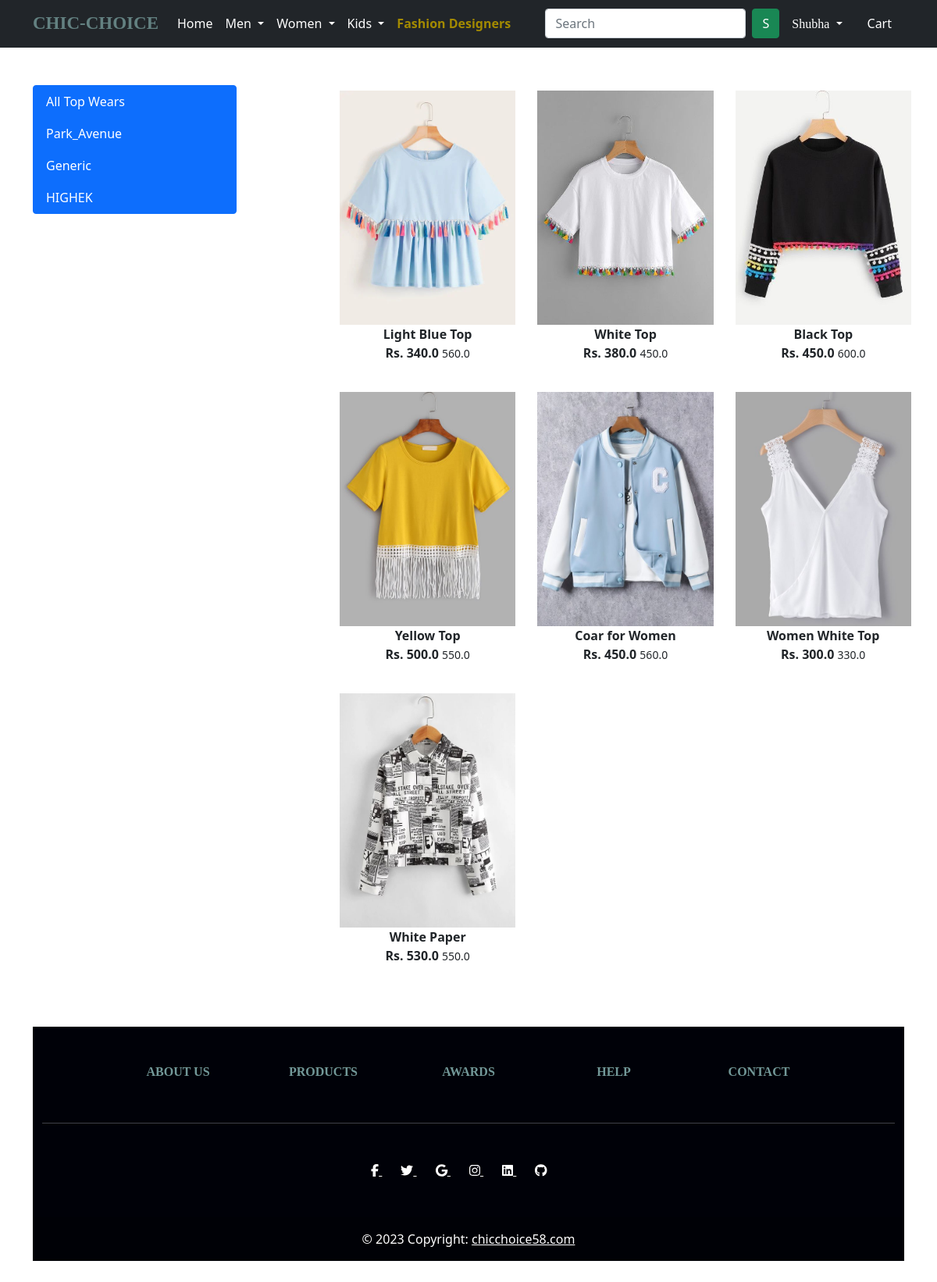
/topwear/ (signed in), run on the app's committed database.
### app/models.py (models this page shows, shortened)
class Product(models.Model):
    title = models.CharField(max_length=100)
    selling_price = models.FloatField()
    discounted_price = models.FloatField()
    description = models.TextField()
    brand = models.CharField(max_length=100)
    category = models.CharField(choices=CATEGORY_CHOICES,max_length=4)
    product_image = models.ImageField(upload_to="productimg")

### app/views.py (the view)
# urls.py: path('topwear/', views.topwear, name='topwear'),
@login_required
def topwear(request, data=None):
    if data == None:
        topwear = Product.objects.filter(category="TW")
    elif data == "Park_Avenue" or data == "Generic" or data == "HIGHEK" :
        topwear = Product.objects.filter(category="TW").filter(brand=data)
    return render(request, 'app/topwear.html',{"topwear":topwear})

### app/templates/app/topwear.html (shortened to what this page needs)
{% extends 'app/base.html' %}
{% load static %}
{% block main-content %}
<div class="container my-5">
 <div class="row">
  <div class="col-sm-3">
    <div class="list-group">
      <a href="{% url 'topwear' %}" class="list-group-item list-group-item-action active" aria-current="true">
        All Top Wears
      </a>
      <a href="{% url 'topweardata' 'Park_Avenue' %}" class="list-group-item list-group-item-action active" aria-current="true">
          Park_Avenue
        </a>
        <a href="{% url 'topweardata' 'Generic' %}" class="list-group-item list-group-item-action active" aria-current="true">
          Generic
        </a>
        <a href="{% url 'topweardata' 'HIGHEK' %}" class="list-group-item list-group-item-action active" aria-current="true">
          HIGHEK
        </a>
    </div>
  </div>
  <div class="col-sm-8 offset-sm-1">
    <div class="row">
      {% for product in topwear  %}
          <div class="col-sm-4 text-center mb-4">
              <a href="{% url 'product-detail' product.id %}" class="btn">
                  <div class="item">
                      <img src="{{ product.product_image.url }}" alt="" height="300" class="">
                      <div class="fw-bold"> {{product.title}} </div>
                      <div class="fw-bold"> Rs. {{product.discounted_price}}
                          <small class="fw-light text-decoration-line-trough"> {{ product.selling_price }} </small>
                      </div>
                  </div>
              </a>
          </div>
      {% endfor %}
     </div>
  </div>
 </div>
</div>
{% endblock main-content %}

### app/templates/app/base.html (shortened to what this page needs)
<!doctype html>
{% load static %}
<html lang="en">
  <head>
    <link href="https://cdn.jsdelivr.net/npm/bootstrap@5.0.0-beta1/dist/css/bootstrap.min.css" rel="stylesheet">
    <link rel="stylesheet" href="{% static 'app/css/owl.carousel.min.css' %}">
    <link rel="stylesheet" href="{% static 'app/css/all.min.css' %}">
    <link rel="stylesheet" href="{% static 'app/css/style.css' %}">
    <link rel="stylesheet" href="{% static 'app/css/designer_login.css' %}">
  </head>
  <body>
    <nav class="navbar navbar-expand-lg navbar-dark bg-dark">
     <div class="container">
       <a class="navbar-brand" href="/"><b style="font-weight: 1300;color: rgb(99, 129, 129); font-family:Cursive;font-size: 23px;">CHIC-CHOICE</b></a>
       <div class="collapse navbar-collapse" id="navbarSupportedContent">
         <ul class="navbar-nav me-auto mb-2 mb-lg-0">
           <li class="nav-item">
             <a class="nav-link active" aria-current="page" href="/">Home</a>
           </li>
           <li class="nav-item dropdown">
             <a class="nav-link dropdown-toggle text-white" href="#" id="electronicsDropdown" role="button" data-bs-toggle="dropdown" aria-expanded="false">
               Men
             </a>
           </li>
           <li class="nav-item dropdown">
             <a class="nav-link dropdown-toggle text-white" href="#" id="fashionDropdown" role="button" data-bs-toggle="dropdown" aria-expanded="false">
              Women
             </a>
           </li>
           <li class="nav-item dropdown">
            <a class="nav-link dropdown-toggle text-white" href="#" id="fashionDropdown" role="button" data-bs-toggle="dropdown" aria-expanded="false">
            Kids
            </a>
          </li>
          <li class="nav-item">
             <a style="color: #A38A00; font-weight: 700;" class="nav-link active" aria-current="page" href="{% url 'designers' %}">Fashion Designers</a>
           </li>
         </ul>
         <form class="d-flex" action="{% url 'search' %}" method="GET">
          <input class="form-control me-2" type="search" name="query" placeholder="Search" aria-label="Search">
          <button class="btn btn-success" type="submit" style="font-weight: 500;">S</button>
      </form>
         <div>
          <ul class="navbar-nav me-auto mb-2 mb-lg-0">
            {%  if request.user.is_authenticated %}
           <li class="nav-item dropdown mx-2">
              <a class="nav-link dropdown-toggle text-white" href="#" id="profileDropdown" role="button" data-bs-toggle="dropdown" aria-expanded="false">
                <span style="font-family:cursive;" class="text">{{ request.user.username|capfirst }}</span>
              </a>
                </li>
                <li class="nav-item mx-2">
                <a href="{% url 'showcart' %}" class="nav-link text-white"> Cart </a>
                </li>
            {% endif %}
          </ul>
         </div>
       </div>
     </div>
    </nav>
    {% block main-content %} {% endblock main-content %}
<div class="container my-5">
  <footer class="text-center text-white" style="background-color: #000108">
    <div class="container">
      <section class="mt-5">
        <div class="row text-center d-flex justify-content-center pt-5">
          <div class="col-md-2">
            <h6 class="text-uppercase font-weight-bold">
              <a style="font-family:cursive; color: rgb(114, 152, 152); font-weight: 800; text-decoration: none;" href="{% url 'about' %}" >About us</a>
            </h6>
          </div>
          <div class="col-md-2">
            <h6 class="text-uppercase font-weight-bold">
              <a style="font-family:cursive; color: rgb(114, 152, 152); font-weight: 800; text-decoration: none;" href="{% url 'home' %}" >Products</a>
            </h6>
          </div>
          <div class="col-md-2">
            <h6 class="text-uppercase font-weight-bold">
              <a style="font-family:cursive; color: rgb(114, 152, 152); font-weight: 800; text-decoration: none;" href="#!" >Awards</a>
            </h6>
          </div>
          <div class="col-md-2">
            <h6 class="text-uppercase font-weight-bold">
              <a style="font-family:cursive; color: rgb(114, 152, 152); font-weight: 800; text-decoration: none;" href="{% url 'help' %}" >Help</a>
            </h6>
          </div>
          <div class="col-md-2">
            <h6 class="text-uppercase font-weight-bold">
              <a style="font-family:cursive; color: rgb(114, 152, 152); font-weight: 800; text-decoration: none;" href="{% url 'contact' %}" >Contact</a>
            </h6>
          </div>
        </div>
      </section>
      <hr class="my-5" />
      <section class="text-center mb-5">
        <a href="" class="text-white me-4">
          <i class="fab fa-facebook-f"></i>
        </a>
        <a href="" class="text-white me-4">
          <i class="fab fa-twitter"></i>
        </a>
        <a href="" class="text-white me-4">
          <i class="fab fa-google"></i>
        </a>
        <a href="" class="text-white me-4">
          <i class="fab fa-instagram"></i>
        </a>
        <a href="" class="text-white me-4">
          <i class="fab fa-linkedin"></i>
        </a>
        <a href="" class="text-white me-4">
          <i class="fab fa-github"></i>
        </a>
      </section>
    </div>
    <div
         class="text-center p-3"
         style="background-color: rgba(0, 0, 0, 0.2)"
         >
      © 2023 Copyright:
      <a class="text-white" href="#"
         >chicchoice58.com</a
        >
    </div>
  </footer>
</div>
  </body>
</html>

### data on the page
Product: product_image (picture), title "Light Blue Top", discounted_price "340.0", selling_price "560.0"
Product: product_image (picture), title "White Top", discounted_price "380.0", selling_price "450.0"
Product: product_image (picture), title "Black Top", discounted_price "450.0", selling_price "600.0"
Product: product_image (picture), title "Yellow Top", discounted_price "500.0", selling_price "550.0"
Product: product_image (picture), title "Coar for Women", discounted_price "450.0", selling_price "560.0"
Product: product_image (picture), title "Women White Top", discounted_price "300.0", selling_price "330.0"
Product: product_image (picture), title "White Paper", discounted_price "530.0", selling_price "550.0"

### other printed values
{{ request.user.username|capfirst }} "Shubha"
